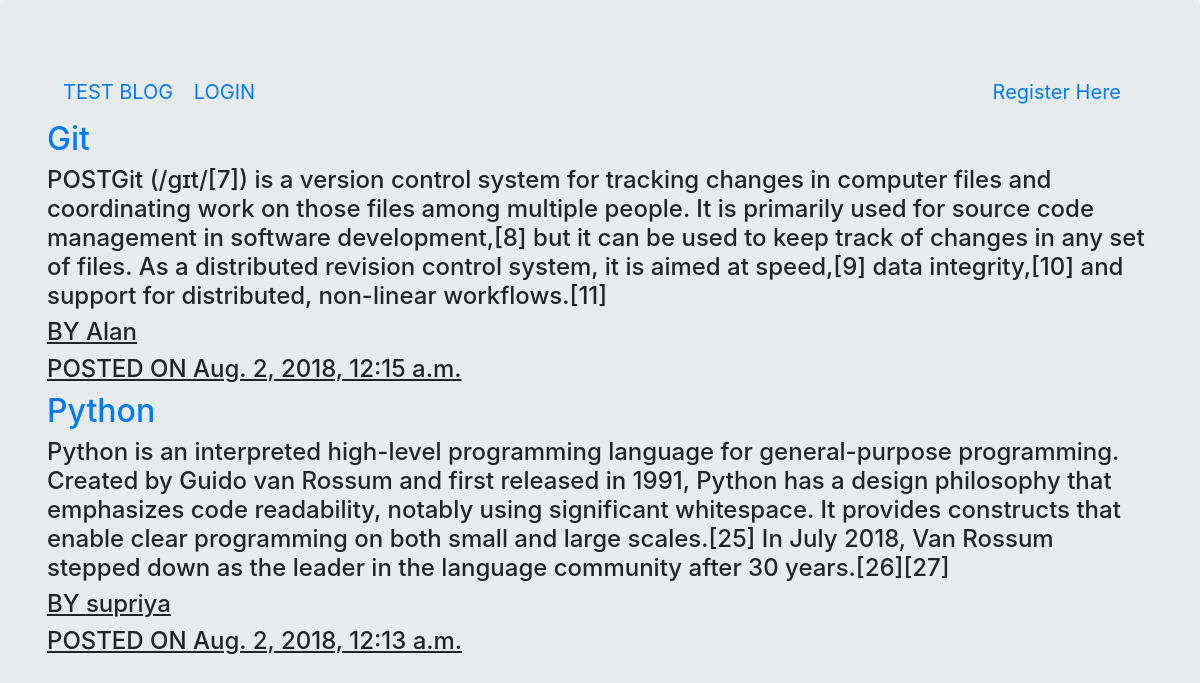
Screenshot of /home/post with the database file from the repository.
### home/models.py (models this page shows, shortened)
class Post(models.Model):
	title = models.CharField(max_length=500,default="TITLE")
	post = models.TextField(max_length=500,default="POST")
	user =  models.ForeignKey(User,on_delete=models.CASCADE, )
	created = models.DateTimeField(auto_now_add=True)
	likes = models.IntegerField(default = 0)

### home/templates/home/post_list.html
{% extends 'base.html' %}
{% block body%}
<div class="container">
    {% for post in object_list %}
    <h2><a href="/home/post/{{post.id}}">{{ post.title}}</a></h2>
    <h4>{{post.post}}</h4>
    <u>
    <h4> BY {{post.user}}</h4>
    <h4>POSTED ON {{post.created}}</h4></u>
    {% endfor %}
</div>
{% endblock %}

### chat/templates/base.html (shortened to what this page needs)
<!DOCTYPE html>
<html>
<head>
  {%block head %}
  <link rel="stylesheet" href="https://stackpath.bootstrapcdn.com/bootstrap/4.1.2/css/bootstrap.min.css">
  {%endblock%}
</head>
<body>
  <div class="jumbotron">
  {% if user.is_authenticated %}
  <nav class="navbar navbar-default">
  <div class="container-fluid">
    <div class="navbar-header">
      <a class="navbar-brand" href="">TEST BLOG</a>
      <a class="navbar-brand" href="/new/profile">My Profile</a>
      <a class="navbar-brand" href="/new/logout">LOGOUT</a>
      <a class="navbar-brand" href="/new/profile/edit">EDIT INFO</a>
      <a class="navbar-brand" href="/new/profile/change_password">CHANGE PASS</a>
      <a class="navbar-brand" href="/home/post">VIEW POSTS</a>
      <a class="navbar-brand" href="/home/post/new">ADD NEW POST</a>
    </div>
  </div>
</nav>
{% else %}
<nav class="navbar navbar-default">
  <div class="container-fluid">
    <div class="navbar-header">
      <a class="navbar-brand" href="">TEST BLOG</a>
      <a class="navbar-brand" href="/new/login">LOGIN</a>
    </div>
   <a class="navbar-brand" href="/new/register">Register Here</a>
  </div>
</nav>
{% endif %}
{%block body %}
{%endblock%}
</body>
</html>

### rows the page displays
Post: title "Git", post "POSTGit (/ɡɪt/[7]) is a version control system for tracking changes in computer files and coordinating work on those files among multiple people. It is primarily used for source code management in software development,[8] but it can be used to keep track of changes in any set of files. As a distributed revision control system, it is aimed at speed,[9] data integrity,[10] and support for distributed, non-linear workflows.[11]", user "Alan", created "Aug. 2, 2018, 12:15 a.m."
Post: title "Python", post "Python is an interpreted high-level programming language for general-purpose programming. Created by Guido van Rossum and first released in 1991, Python has a design philosophy that emphasizes code readability, notably using significant whitespace. It provides constructs that enable clear programming on both small and large scales.[25] In July 2018, Van Rossum stepped down as the leader in the language community after 30 years.[26][27]", user "supriya", created "Aug. 2, 2018, 12:13 a.m."
